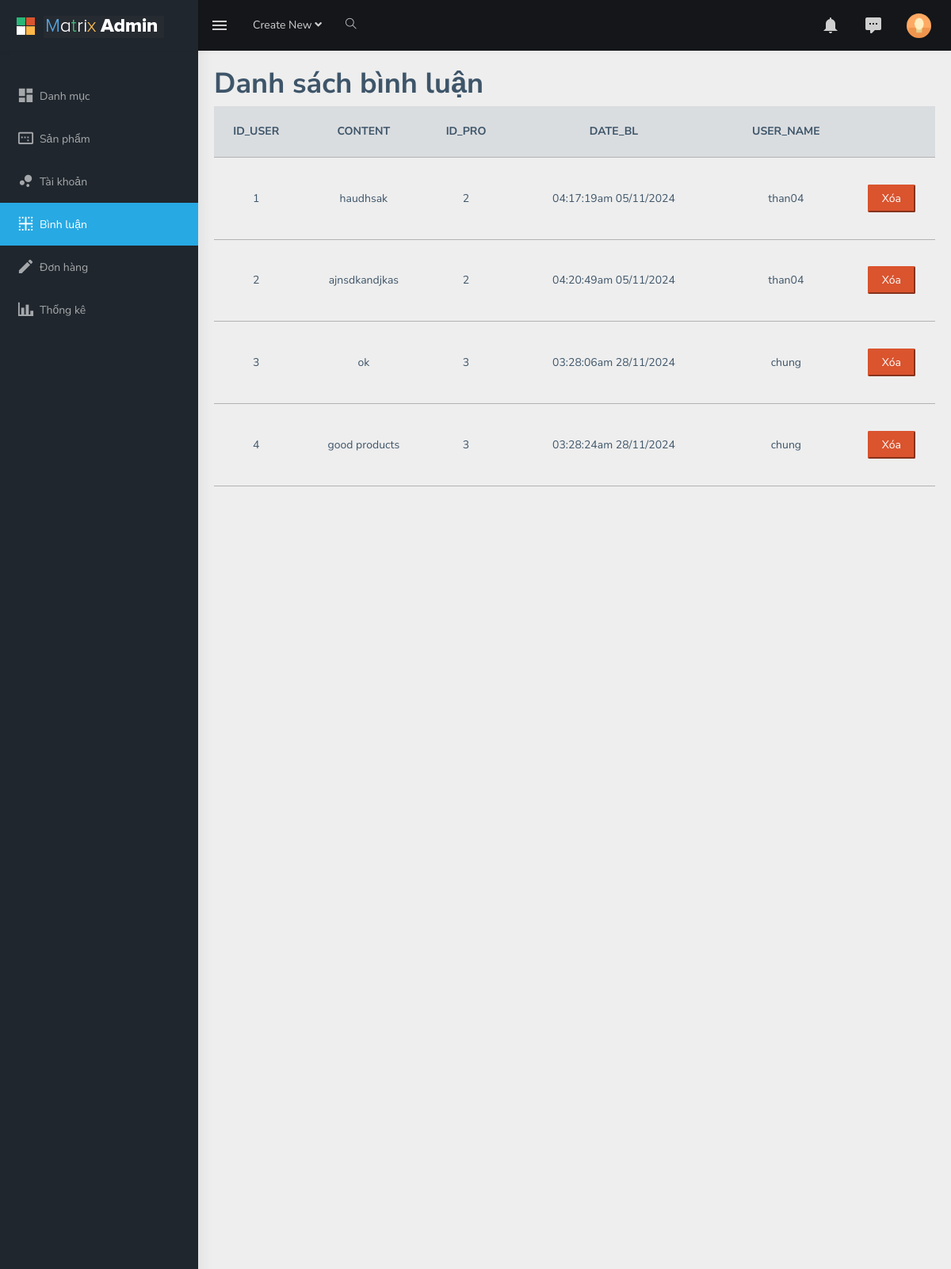
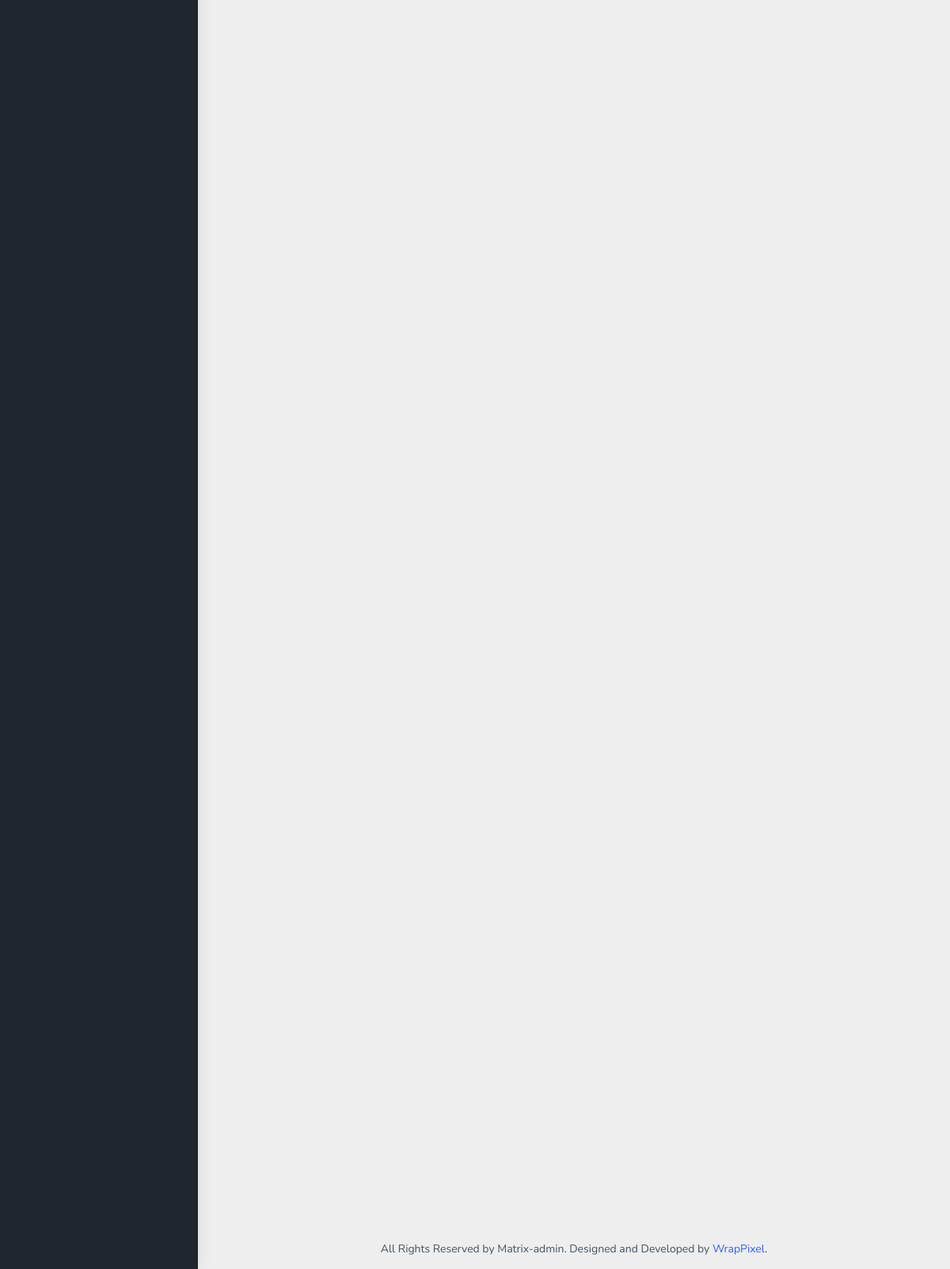
Page /admin/index.php?act=list_bl on the committed database (2 pictures, top to bottom).
### tables this page shows
CREATE TABLE `binhluan` (
  `id_bl` int NOT NULL,
  `content_bl` varchar(255) NOT NULL,
  `id_user` int NOT NULL,
  `id_pro` int NOT NULL,
  `date_bl` varchar(30) NOT NULL,
  `user_name` varchar(50) NOT NULL,
  `role_tk` int NOT NULL
);

### model/pdo.php (called while the page is built, shortened)
<?php
function pdo_get_connection()
{
    $dburl = "mysql:host=localhost;dbname=db_chung;charset=utf8";
    $username = 'root';
    $password = '';
    $conn = new PDO($dburl, $username, $password);
    $conn->setAttribute(PDO::ATTR_ERRMODE, PDO::ERRMODE_EXCEPTION);
    return $conn;
}
function pdo_query($sql)
{
    $sql_args = array_slice(func_get_args(), 1);
    try {
        $conn = pdo_get_connection();
        $stmt = $conn->prepare($sql);
        $stmt->execute($sql_args);
        $rows = $stmt->fetchAll();
        return $rows;
    } catch (PDOException $e) {
        throw $e;
    } finally {
        unset($conn);
    }
}

### model/binhluan.php (called while the page is built, shortened)
<?php
    function load_binhluan1_all($idpro)
    {
        $sql = "select * from binhluan where 1";
        if ($idpro > 0) {
            $sql .=" AND id_pro='".$idpro."'";
        }else{
            $sql .= " order by id_bl asc";
        }
            $listDM = pdo_query($sql);
            return $listDM;
    }
?>

### admin/binhluan/list_bl.php (the view, shortened to what this page needs)
<div class="container-fluid">
        <div class="khung_list_title" style="width: 100%;height: 50px;">
            <h1>Danh sách bình luận</h1>
        </div>
        <div class="khung_list_sp" style="width: 100%;height: 3000px;">
            <div class="xuatsp" style="width: 100%; height: 800px;">
            <table style="width: 100%; height: 60%; text-align: center;">
                        <tr style="border-bottom: 1px solid #B2B2B2; background-color: #ced3d894;">
                            <th>ID_USER</th>
                            <th>CONTENT</th>
                            <th>ID_PRO</th>
                            <th>DATE_BL</th>
                            <th>USER_NAME</th>
                            <th></th>
                        </tr>
                        <?php
                            foreach ($xuatBL as $key) {
                                extract($key);
                                $xoasp = "index.php?act=xoabl&id_bl=".$id_bl;
                                echo '
                                <tr style="border-bottom: 1px solid #B2B2B2;">
                                <td> ' . $id_bl.'</td>
                                <td>' . $content_bl .'</td>
                                <td>' . $id_pro .'</td>
                                <td>' . $date_bl .'</td>
                                <td>' . $user_name .'</td>
                                <td> <a href="'.$xoasp.'"><input style="color: #fff;background-color: #da542e;border-color: #da542e; border-radius: 2px; width: 60px; height: 35px; cursor: pointer; Onclick="return confirmDesactiv()" type="button" value="Xóa" class="check"></a></td>
                            </tr>
                                ';
                            }
                        ?>
                    </table>
            </div>
        </div>
</div>

### assets/libs/flot/css/all.css (style rules this page uses)
.khung_list_title { width: 100%; height: 70px; }
.khung_list_sp { width: 100%; height: 800px; }

### rows in the picture
binhluan: id_bl "1", content_bl "haudhsak", id_pro "2", date_bl "04:17:19am 05/11/2024", user_name "than04"
binhluan: id_bl "2", content_bl "ajnsdkandjkas", id_pro "2", date_bl "04:20:49am 05/11/2024", user_name "than04"
binhluan: id_bl "3", content_bl "ok", id_pro "3", date_bl "03:28:06am 28/11/2024", user_name "chung"
binhluan: id_bl "4", content_bl "good products", id_pro "3", date_bl "03:28:24am 28/11/2024", user_name "chung"
